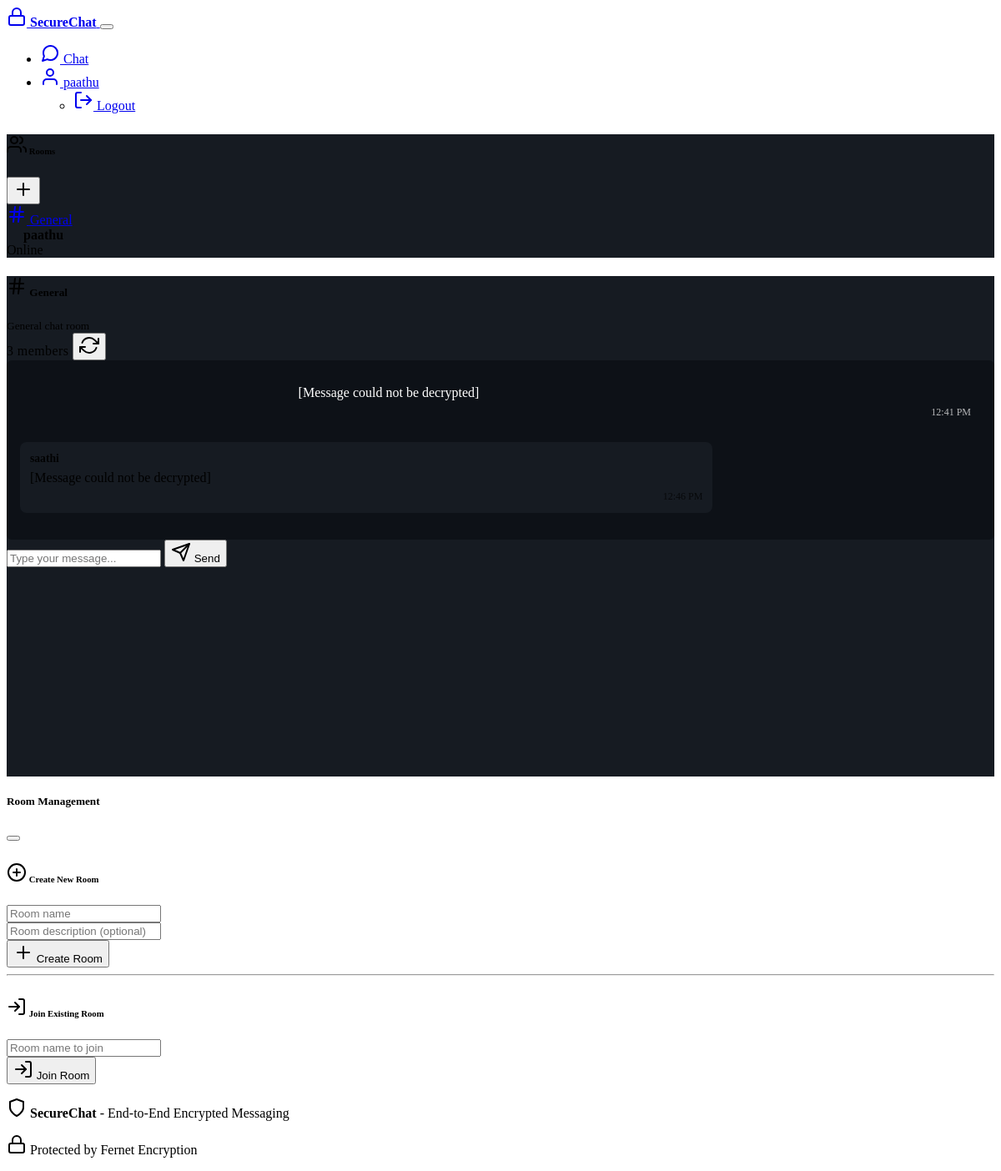
The page /chat (signed in) on the database its author committed.
### models.py (models this page shows, shortened)
class User(UserMixin, db.Model):
    id = db.Column(db.Integer, primary_key=True)
    username = db.Column(db.String(64), unique=True, nullable=False)
    email = db.Column(db.String(120), unique=True, nullable=False)
    password_hash = db.Column(db.String(256), nullable=False)
    created_at = db.Column(db.DateTime, default=datetime.utcnow)
    is_online = db.Column(db.Boolean, default=False)
    sent_messages = db.relationship('Message', foreign_keys='Message.sender_id', backref='sender', lazy='dynamic')
    room_memberships = db.relationship('RoomMember', backref='user', lazy='dynamic')
    def get_rooms(self):
        return [membership.room for membership in self.room_memberships]

class Room(db.Model):
    id = db.Column(db.Integer, primary_key=True)
    name = db.Column(db.String(100), nullable=False)
    description = db.Column(db.Text)
    created_at = db.Column(db.DateTime, default=datetime.utcnow)
    created_by_id = db.Column(db.Integer, db.ForeignKey('user.id'), nullable=False)
    is_private = db.Column(db.Boolean, default=False)
    messages = db.relationship('Message', backref='room', lazy='dynamic', cascade='all, delete-orphan')
    members = db.relationship('RoomMember', backref='room', lazy='dynamic', cascade='all, delete-orphan')
    creator = db.relationship('User', backref='created_rooms')
    def get_members(self):
        return [membership.user for membership in self.members]

class Message(db.Model):
    id = db.Column(db.Integer, primary_key=True)
    content_encrypted = db.Column(db.Text, nullable=False)  # Encrypted message content
    sender_id = db.Column(db.Integer, db.ForeignKey('user.id'), nullable=False)
    room_id = db.Column(db.Integer, db.ForeignKey('room.id'), nullable=False)
    timestamp = db.Column(db.DateTime, default=datetime.utcnow)
    message_id = db.Column(db.String(36), unique=True, default=lambda: str(uuid.uuid4()))

### routes.py (the view)
@main.route('/chat')
@main.route('/chat/<int:room_id>')
@login_required
def chat(room_id=None):
    user_rooms = current_user.get_rooms()
    if not user_rooms:
        flash('You are not a member of any rooms.', 'info')
        return redirect(url_for('main.index'))
    if room_id:
        current_room = Room.query.get_or_404(room_id)
        if not current_room.is_member(current_user):
            flash('You are not a member of this room.', 'error')
            return redirect(url_for('main.chat'))
    else:
        current_room = user_rooms[0]  # Default to first room
    try:
        messages = []
        raw_messages = current_room.messages.order_by(Message.timestamp.asc()).limit(50).all()
        for msg in raw_messages:
            try:
                decrypted_content = crypto_manager.decrypt_message(msg.content_encrypted)
                messages.append({
                    'id': msg.id,
                    'content': decrypted_content,
                    'sender': msg.sender.username,
                    'timestamp': msg.timestamp,
                    'is_own': msg.sender_id == current_user.id
                })
            except CryptoError as e:
                logger.error(f"Failed to decrypt message {msg.id}: {e}")
                messages.append({
                    'id': msg.id,
                    'content': '[Message could not be decrypted]',
                    'sender': msg.sender.username,
                    'timestamp': msg.timestamp,
                    'is_own': msg.sender_id == current_user.id
                })
        return render_template('chat.html',
                             rooms=user_rooms,
                             current_room=current_room,
                             messages=messages)
    except Exception as e:
        logger.error(f"Error loading chat: {e}")
        flash('Error loading chat messages.', 'error')
        return redirect(url_for('main.index'))

### templates/chat.html (shortened to what this page needs)
{% extends "base.html" %}
{% block content %}
<div class="container-fluid mt-3">
    <div class="row">
        <div class="col-md-3 col-lg-2">
            <div class="card">
                <div class="card-header d-flex justify-content-between align-items-center">
                    <h6 class="mb-0">
                        <i data-feather="users" class="me-1"></i>
                        Rooms
                    </h6>
                    <button class="btn btn-sm btn-outline-primary" data-bs-toggle="modal" data-bs-target="#roomModal">
                        <i data-feather="plus"></i>
                    </button>
                </div>
                <div class="card-body p-2">
                    <div class="room-list">
                        {% for room in rooms %}
                        <a href="{{ url_for('main.chat', room_id=room.id) }}"
                           class="list-group-item list-group-item-action {{ 'active' if room.id == current_room.id else '' }} border-0 rounded mb-1">
                            <div class="d-flex align-items-center">
                                <i data-feather="hash" class="me-2"></i>
                                <span class="text-truncate">{{ room.name }}</span>
                            </div>
                        </a>
                        {% endfor %}
                    </div>
                </div>
            </div>
            <div class="card mt-3">
                <div class="card-body text-center">
                    <div class="online-indicator"></div>
                    <strong>{{ current_user.username }}</strong>
                    <div class="text-muted small">Online</div>
                </div>
            </div>
        </div>
        <div class="col-md-9 col-lg-10">
            <div class="card chat-container">
                <div class="card-header d-flex justify-content-between align-items-center">
                    <div>
                        <h5 class="mb-0">
                            <i data-feather="hash" class="me-2"></i>
                            {{ current_room.name }}
                        </h5>
                        {% if current_room.description %}
                        <small class="text-muted">{{ current_room.description }}</small>
                        {% endif %}
                    </div>
                    <div class="d-flex align-items-center">
                        <span class="badge bg-secondary me-2">
                            {{ current_room.get_members()|length }} members
                        </span>
                        <button class="btn btn-sm btn-outline-secondary" onclick="refreshMessages()">
                            <i data-feather="refresh-cw" id="refresh-icon"></i>
                        </button>
                    </div>
                </div>
                <div class="card-body p-0">
                    <div class="messages-container" id="messagesContainer">
                        {% if messages %}
                            {% for message in messages %}
                            <div class="message {{ 'message-own' if message.is_own else 'message-other' }}">
                                {% if not message.is_own %}
                                <div class="message-sender">{{ message.sender }}</div>
                                {% endif %}
                                <div class="message-content">{{ message.content }}</div>
                                <div class="message-time">{{ message.timestamp.strftime('%I:%M %p') }}</div>
                            </div>
                            {% endfor %}
                        {% else %}
                            <div class="text-center text-muted py-5">
                                <i data-feather="message-circle" style="width: 48px; height: 48px;" class="mb-3"></i>
                                <p>No messages yet. Start the conversation!</p>
                            </div>
                        {% endif %}
                    </div>
                    <div class="p-3 border-top">
                        <form method="POST" action="{{ url_for('main.send_message') }}" id="messageForm">
                            <div class="input-group">
                                <input type="text" class="form-control" name="message" id="messageInput"
                                       placeholder="Type your message..." required maxlength="1000" autocomplete="off">
                                <button class="btn btn-primary" type="submit">
                                    <i data-feather="send"></i>
                                    Send
                                </button>
                            </div>
                        </form>
                    </div>
                </div>
            </div>
        </div>
    </div>
</div>
<div class="modal fade" id="roomModal" tabindex="-1">
    <div class="modal-dialog">
        <div class="modal-content">
            <div class="modal-header">
                <h5 class="modal-title">Room Management</h5>
                <button type="button" class="btn-close" data-bs-dismiss="modal"></button>
            </div>
            <div class="modal-body">
                <div class="mb-4">
                    <h6>
                        <i data-feather="plus-circle" class="me-1"></i>
                        Create New Room
                    </h6>
                    <form method="POST" action="{{ url_for('main.create_room') }}">
                        <div class="mb-2">
                            <input type="text" class="form-control" name="room_name"
                                   placeholder="Room name" required minlength="3" maxlength="50">
                        </div>
                        <div class="mb-2">
                            <input type="text" class="form-control" name="room_description"
                                   placeholder="Room description (optional)" maxlength="200">
                        </div>
                        <button type="submit" class="btn btn-primary btn-sm">
                            <i data-feather="plus" class="me-1"></i>
                            Create Room
                        </button>
                    </form>
                </div>
                <hr>
                <div>
                    <h6>
                        <i data-feather="log-in" class="me-1"></i>
                        Join Existing Room
                    </h6>
                    <form method="POST" action="{{ url_for('main.join_room') }}">
                        <div class="mb-2">
                            <input type="text" class="form-control" name="room_name"
                                   placeholder="Room name to join" required>
                        </div>
                        <button type="submit" class="btn btn-success btn-sm">
                            <i data-feather="log-in" class="me-1"></i>
                            Join Room
                        </button>
                    </form>
                </div>
            </div>
        </div>
    </div>
</div>
{% endblock %}

### templates/base.html (shortened to what this page needs)
<!DOCTYPE html>
<html lang="en" data-bs-theme="dark">
<head>
    <link href="https://cdn.replit.com/agent/bootstrap-agent-dark-theme.min.css" rel="stylesheet">
    <link href="{{ url_for('static', filename='css/custom.css') }}" rel="stylesheet">
</head>
<body>
    <nav class="navbar navbar-expand-lg navbar-dark bg-dark">
        <div class="container">
            <a class="navbar-brand d-flex align-items-center" href="{{ url_for('main.index') }}">
                <i data-feather="lock" class="me-2"></i>
                <strong>SecureChat</strong>
            </a>
            <button class="navbar-toggler" type="button" data-bs-toggle="collapse" data-bs-target="#navbarNav">
            </button>
            <div class="collapse navbar-collapse" id="navbarNav">
                <ul class="navbar-nav ms-auto">
                    {% if current_user.is_authenticated %}
                        <li class="nav-item">
                            <a class="nav-link" href="{{ url_for('main.chat') }}">
                                <i data-feather="message-circle" class="me-1"></i>
                                Chat
                            </a>
                        </li>
                        <li class="nav-item dropdown">
                            <a class="nav-link dropdown-toggle" href="#" id="navbarDropdown" role="button" data-bs-toggle="dropdown">
                                <i data-feather="user" class="me-1"></i>
                                {{ current_user.username }}
                            </a>
                            <ul class="dropdown-menu">
                                <li><a class="dropdown-item" href="{{ url_for('main.logout') }}">
                                    <i data-feather="log-out" class="me-1"></i>
                                    Logout
                                </a></li>
                            </ul>
                        </li>
                    {% endif %}
                </ul>
            </div>
        </div>
    </nav>
    <main>
        {% block content %}{% endblock %}
    </main>
    <footer class="bg-dark text-light py-4 mt-5">
        <div class="container text-center">
            <div class="row">
                <div class="col-md-6">
                    <p class="mb-0">
                        <i data-feather="shield" class="me-1"></i>
                        <strong>SecureChat</strong> - End-to-End Encrypted Messaging
                    </p>
                </div>
                <div class="col-md-6">
                    <p class="mb-0 text-muted">
                        <i data-feather="lock" class="me-1"></i>
                        Protected by Fernet Encryption
                    </p>
                </div>
            </div>
        </div>
    </footer>
</body>
</html>

### rows shown on the page
User: username "paathu", content "[Message could not be decrypted]", timestamp "12:41 PM"
Room: name "General", description "General chat room"
User: sender "saathi", content "[Message could not be decrypted]"

### other values the page prints
{{ current_room.get_members()|length }} "3"
